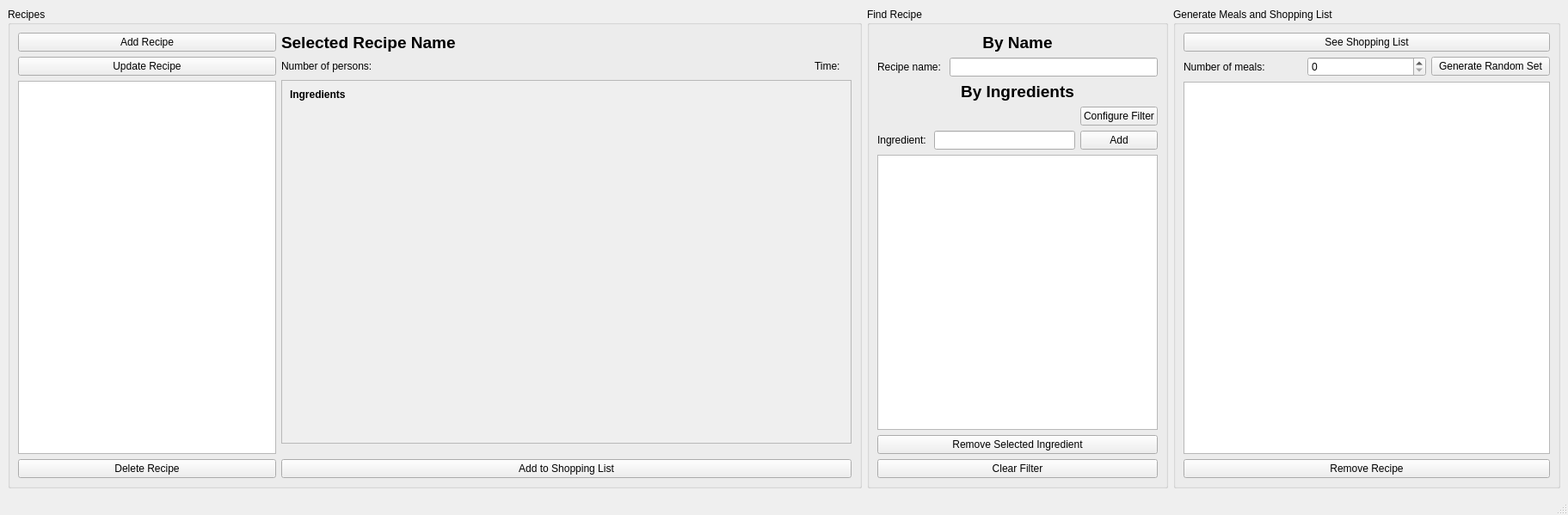
<?xml version="1.0" encoding="UTF-8"?>
<ui version="4.0">
 <class>ThomChefWindow</class>
 <widget class="QMainWindow" name="ThomChefWindow">
  <property name="geometry">
   <rect>
    <x>0</x>
    <y>0</y>
    <width>1823</width>
    <height>599</height>
   </rect>
  </property>
  <property name="windowTitle">
   <string>ThomChef3</string>
  </property>
  <widget class="QWidget" name="centralwidget">
   <layout class="QGridLayout" name="gridLayout_5">
    <item row="0" column="1">
     <widget class="QGroupBox" name="groupBox_2">
      <property name="sizePolicy">
       <sizepolicy hsizetype="MinimumExpanding" vsizetype="Preferred">
        <horstretch>0</horstretch>
        <verstretch>0</verstretch>
       </sizepolicy>
      </property>
      <property name="maximumSize">
       <size>
        <width>350</width>
        <height>16777215</height>
       </size>
      </property>
      <property name="title">
       <string>Find Recipe</string>
      </property>
      <layout class="QGridLayout" name="gridLayout_6">
       <item row="4" column="0">
        <widget class="QLabel" name="label_title_byIngredients">
         <property name="text">
          <string>&lt;html&gt;&lt;head/&gt;&lt;body&gt;&lt;p align=&quot;center&quot;&gt;&lt;span style=&quot; font-size:14pt; font-weight:600;&quot;&gt;By Ingredients&lt;/span&gt;&lt;/p&gt;&lt;/body&gt;&lt;/html&gt;</string>
         </property>
        </widget>
       </item>
       <item row="5" column="0">
        <layout class="QGridLayout" name="gridLayout_8">
         <item row="3" column="1">
          <widget class="QLineEdit" name="edit_ingredientFilter">
           <property name="maximumSize">
            <size>
             <width>16777215</width>
             <height>16777215</height>
            </size>
           </property>
          </widget>
         </item>
         <item row="3" column="0">
          <widget class="QLabel" name="label_ingredientfilter">
           <property name="text">
            <string>Ingredient: </string>
           </property>
          </widget>
         </item>
         <item row="3" column="2">
          <widget class="QPushButton" name="button_findRecipe_add">
           <property name="text">
            <string>Add</string>
           </property>
          </widget>
         </item>
         <item row="2" column="2">
          <widget class="QPushButton" name="button_filter_configure">
           <property name="text">
            <string>Configure Filter</string>
           </property>
          </widget>
         </item>
        </layout>
       </item>
       <item row="0" column="0">
        <widget class="QLabel" name="label">
         <property name="text">
          <string>&lt;html&gt;&lt;head/&gt;&lt;body&gt;&lt;p align=&quot;center&quot;&gt;&lt;span style=&quot; font-size:14pt; font-weight:600;&quot;&gt;By Name&lt;/span&gt;&lt;/p&gt;&lt;/body&gt;&lt;/html&gt;</string>
         </property>
        </widget>
       </item>
       <item row="7" column="0">
        <widget class="QPushButton" name="button_ingredientfilter_remove">
         <property name="text">
          <string>Remove Selected Ingredient</string>
         </property>
        </widget>
       </item>
       <item row="6" column="0">
        <widget class="QListWidget" name="listIngredientFilters">
         <property name="sizePolicy">
          <sizepolicy hsizetype="Preferred" vsizetype="MinimumExpanding">
           <horstretch>0</horstretch>
           <verstretch>0</verstretch>
          </sizepolicy>
         </property>
         <property name="maximumSize">
          <size>
           <width>16777215</width>
           <height>16777215</height>
          </size>
         </property>
        </widget>
       </item>
       <item row="8" column="0">
        <widget class="QPushButton" name="button_ingredientfilter_clear">
         <property name="text">
          <string>Clear Filter</string>
         </property>
        </widget>
       </item>
       <item row="1" column="0">
        <layout class="QHBoxLayout" name="horizontalLayout_3">
         <item>
          <widget class="QLabel" name="label_2">
           <property name="text">
            <string>Recipe name: </string>
           </property>
          </widget>
         </item>
         <item>
          <widget class="QLineEdit" name="edit_findrecipe_name"/>
         </item>
        </layout>
       </item>
      </layout>
     </widget>
    </item>
    <item row="0" column="0">
     <widget class="QGroupBox" name="groupBox">
      <property name="sizePolicy">
       <sizepolicy hsizetype="MinimumExpanding" vsizetype="Preferred">
        <horstretch>0</horstretch>
        <verstretch>0</verstretch>
       </sizepolicy>
      </property>
      <property name="maximumSize">
       <size>
        <width>1000</width>
        <height>16777215</height>
       </size>
      </property>
      <property name="title">
       <string>Recipes</string>
      </property>
      <layout class="QGridLayout" name="gridLayout_7">
       <item row="0" column="0" rowspan="3">
        <layout class="QGridLayout" name="gridLayout">
         <item row="0" column="0">
          <widget class="QPushButton" name="button_addrecipe">
           <property name="text">
            <string>Add Recipe</string>
           </property>
          </widget>
         </item>
         <item row="1" column="0">
          <widget class="QPushButton" name="button_updateRecipe">
           <property name="text">
            <string>Update Recipe</string>
           </property>
          </widget>
         </item>
         <item row="2" column="0">
          <widget class="QListWidget" name="listrecipes">
           <property name="minimumSize">
            <size>
             <width>300</width>
             <height>0</height>
            </size>
           </property>
           <property name="maximumSize">
            <size>
             <width>300</width>
             <height>16777215</height>
            </size>
           </property>
          </widget>
         </item>
        </layout>
       </item>
       <item row="3" column="0">
        <widget class="QPushButton" name="button_deleteRecipe">
         <property name="text">
          <string>Delete Recipe</string>
         </property>
        </widget>
       </item>
       <item row="3" column="1">
        <widget class="QPushButton" name="button_addToShoppingList">
         <property name="text">
          <string>Add to Shopping List</string>
         </property>
        </widget>
       </item>
       <item row="0" column="1">
        <layout class="QGridLayout" name="gridLayout_2">
         <item row="10" column="0">
          <widget class="QScrollArea" name="scrollArea">
           <property name="widgetResizable">
            <bool>true</bool>
           </property>
           <widget class="QWidget" name="scrollAreaWidgetContents">
            <property name="geometry">
             <rect>
              <x>0</x>
              <y>0</y>
              <width>477</width>
              <height>407</height>
             </rect>
            </property>
            <property name="sizePolicy">
             <sizepolicy hsizetype="Minimum" vsizetype="Preferred">
              <horstretch>0</horstretch>
              <verstretch>0</verstretch>
             </sizepolicy>
            </property>
            <layout class="QGridLayout" name="gridLayout_3">
             <item row="1" column="0">
              <widget class="QLabel" name="label_title_ingredients">
               <property name="text">
                <string>&lt;html&gt;&lt;head/&gt;&lt;body&gt;&lt;p&gt;&lt;span style=&quot; font-weight:600;&quot;&gt;Ingredients&lt;/span&gt;&lt;/p&gt;&lt;/body&gt;&lt;/html&gt;</string>
               </property>
              </widget>
             </item>
             <item row="4" column="0">
              <widget class="QLabel" name="label_recipeDescription">
               <property name="sizePolicy">
                <sizepolicy hsizetype="Minimum" vsizetype="Expanding">
                 <horstretch>0</horstretch>
                 <verstretch>0</verstretch>
                </sizepolicy>
               </property>
               <property name="minimumSize">
                <size>
                 <width>400</width>
                 <height>0</height>
                </size>
               </property>
               <property name="text">
                <string/>
               </property>
               <property name="wordWrap">
                <bool>true</bool>
               </property>
              </widget>
             </item>
             <item row="2" column="0">
              <widget class="QLabel" name="label_recipeIngredients">
               <property name="sizePolicy">
                <sizepolicy hsizetype="Preferred" vsizetype="Minimum">
                 <horstretch>0</horstretch>
                 <verstretch>0</verstretch>
                </sizepolicy>
               </property>
               <property name="text">
                <string/>
               </property>
              </widget>
             </item>
            </layout>
           </widget>
          </widget>
         </item>
         <item row="0" column="0">
          <widget class="QLabel" name="label_recipeName">
           <property name="sizePolicy">
            <sizepolicy hsizetype="Preferred" vsizetype="Minimum">
             <horstretch>0</horstretch>
             <verstretch>0</verstretch>
            </sizepolicy>
           </property>
           <property name="text">
            <string>&lt;html&gt;&lt;head/&gt;&lt;body&gt;&lt;p&gt;&lt;span style=&quot; font-size:14pt; font-weight:600;&quot;&gt;Selected Recipe Name&lt;/span&gt;&lt;/p&gt;&lt;/body&gt;&lt;/html&gt;</string>
           </property>
          </widget>
         </item>
         <item row="1" column="0">
          <layout class="QHBoxLayout" name="horizontalLayout">
           <item>
            <layout class="QHBoxLayout" name="horizontalLayout_2">
             <item>
              <widget class="QLabel" name="label_title_numberOfPersons">
               <property name="text">
                <string>Number of persons:</string>
               </property>
              </widget>
             </item>
             <item>
              <widget class="QLabel" name="label_numberOfPersons">
               <property name="text">
                <string/>
               </property>
              </widget>
             </item>
             <item>
              <spacer name="horizontalSpacer">
               <property name="orientation">
                <enum>Qt::Horizontal</enum>
               </property>
               <property name="sizeHint" stdset="0">
                <size>
                 <width>40</width>
                 <height>20</height>
                </size>
               </property>
              </spacer>
             </item>
             <item>
              <widget class="QLabel" name="label_title_recipeTime">
               <property name="text">
                <string>Time:</string>
               </property>
              </widget>
             </item>
             <item>
              <widget class="QLabel" name="label_recipeTime">
               <property name="sizePolicy">
                <sizepolicy hsizetype="Preferred" vsizetype="Minimum">
                 <horstretch>0</horstretch>
                 <verstretch>0</verstretch>
                </sizepolicy>
               </property>
               <property name="text">
                <string/>
               </property>
              </widget>
             </item>
            </layout>
           </item>
          </layout>
         </item>
        </layout>
       </item>
      </layout>
     </widget>
    </item>
    <item row="0" column="2">
     <widget class="QGroupBox" name="groupBox_3">
      <property name="maximumSize">
       <size>
        <width>450</width>
        <height>16777215</height>
       </size>
      </property>
      <property name="styleSheet">
       <string notr="true"/>
      </property>
      <property name="title">
       <string>Generate Meals and Shopping List</string>
      </property>
      <layout class="QGridLayout" name="gridLayout_9">
       <item row="3" column="0">
        <widget class="QPushButton" name="button_shoppingListRemove">
         <property name="text">
          <string>Remove Recipe</string>
         </property>
        </widget>
       </item>
       <item row="2" column="0">
        <widget class="QListWidget" name="listGenerateRecipes">
         <property name="sizePolicy">
          <sizepolicy hsizetype="Expanding" vsizetype="MinimumExpanding">
           <horstretch>0</horstretch>
           <verstretch>0</verstretch>
          </sizepolicy>
         </property>
        </widget>
       </item>
       <item row="1" column="0">
        <layout class="QGridLayout" name="gridLayout_10">
         <item row="2" column="2">
          <widget class="QPushButton" name="button_generateRecipes">
           <property name="text">
            <string>Generate Random Set</string>
           </property>
          </widget>
         </item>
         <item row="2" column="0">
          <widget class="QLabel" name="label_generate_numberOfMeals">
           <property name="text">
            <string>Number of meals:</string>
           </property>
          </widget>
         </item>
         <item row="2" column="1">
          <widget class="QSpinBox" name="edit_generate_numberOfMeals"/>
         </item>
        </layout>
       </item>
       <item row="0" column="0">
        <widget class="QPushButton" name="button_showShoppingList">
         <property name="text">
          <string>See Shopping List</string>
         </property>
        </widget>
       </item>
      </layout>
     </widget>
    </item>
   </layout>
  </widget>
  <widget class="QMenuBar" name="menubar">
   <property name="geometry">
    <rect>
     <x>0</x>
     <y>0</y>
     <width>1823</width>
     <height>22</height>
    </rect>
   </property>
  </widget>
  <widget class="QStatusBar" name="statusbar"/>
 </widget>
 <resources/>
 <connections/>
</ui>
